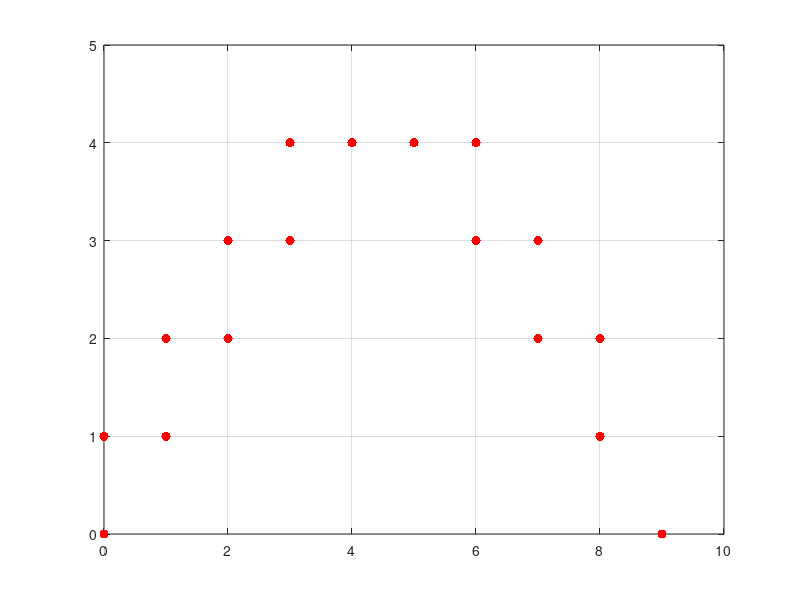

Write MATLAB code to recreate this figure.
function a_ballistic_equations()

clc

%% create the 2D space

xmin = 0;
xmax = 10;

ymin = 0;
ymax = 5;

%% Target trajectory

xTarg = linspace(xmin,xmax,50);

g = 9.8; % gravitational constant
y0 = 0; % initial height
theta = 60; % incidence of launch
vel = 10; % velocity of launch

yfunc = @(xin) y0 + xin.*tand(theta) - g.*xin.^2./(2*(vel*cosd(theta)).^2);

% actual x vector
xTarg(yfunc(xTarg) < ymin) = nan;
yTarg = yfunc(xTarg);

figure(1), clf
plot(round(xTarg), round(yTarg), 'r.','MarkerSize',20)
axis([xmin xmax ymin ymax])
grid on
